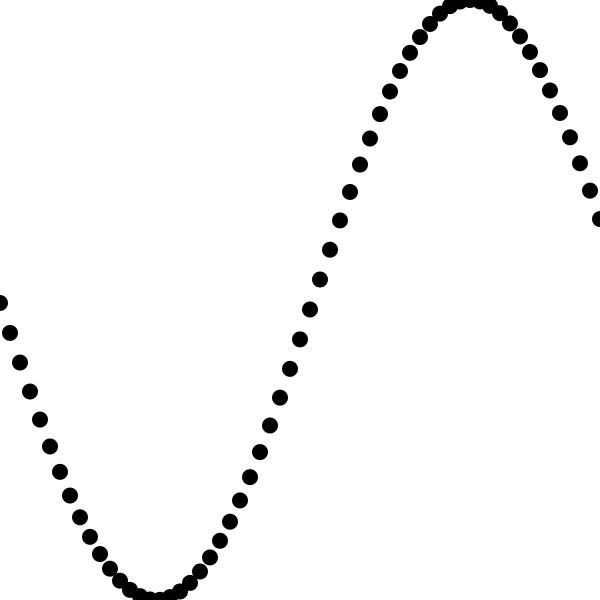
Frame 1 (no input)
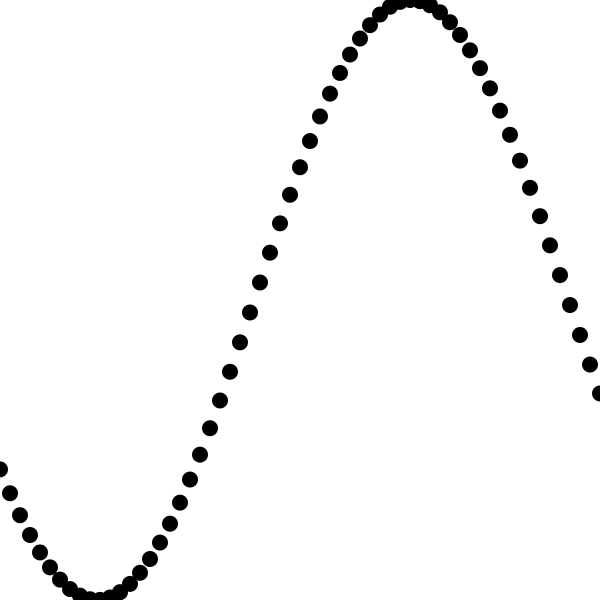
Frame 60 (the mouse pressed at the canvas centre just before this capture)
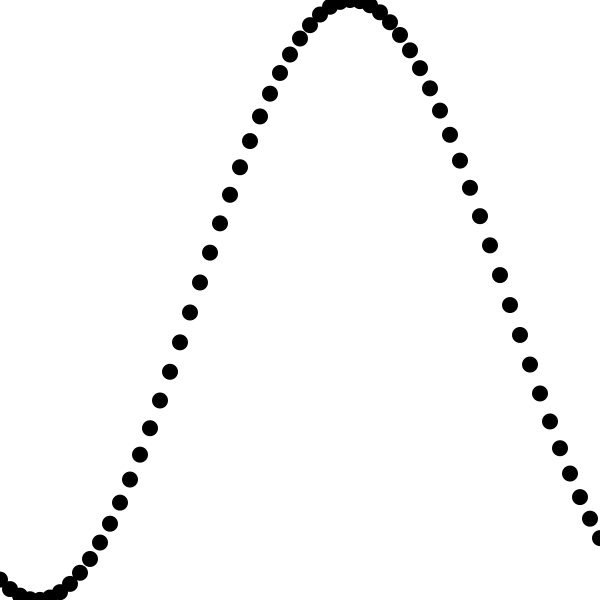
Frame 120 (the mouse held since frame 60 and released just before this capture)

The Processing sketch that drew these frames (run headless with seeded random() and noise(); from frame 60 on, the mouse is pressed at the canvas centre):

// Processing sketch: sineWave
// ── sineWave.pde
// Starting angle
float theta = 0.0;

void setup() {
  size(600, 600);
}

void draw() {
  background(255);
  // Increment theta
  theta += 0.01;
  noStroke();
  fill(0);
  float x = theta;
  // A simple way to draw the wave with an ellipse at each location
  for (int i = 0; i < 100; i++) {
    // Calculate y value based off of sine function using map()
    //map to a color?
    float y = map(sin(x), -1, 1, 0, height);
    // Draw an ellipse
    ellipse(i * 10, y, 16, 16);
    // Move along x-axis
    x += 0.1;
  }
}
